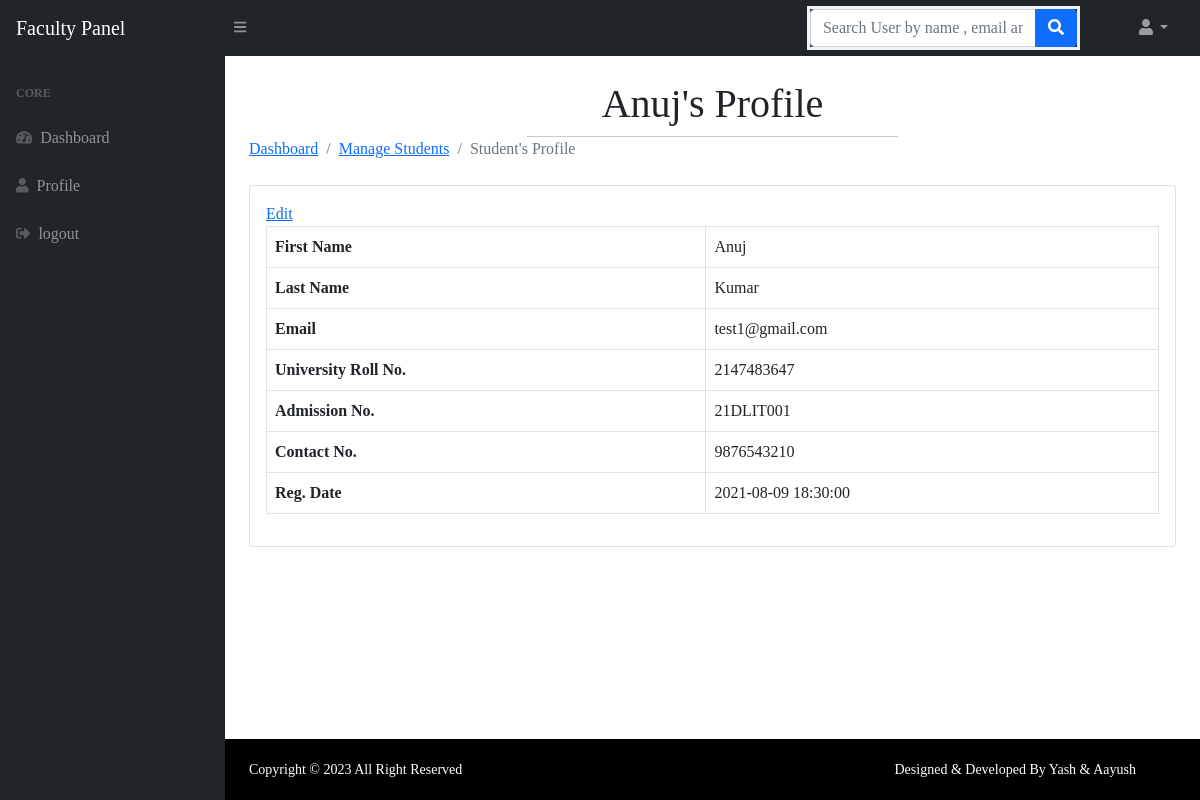
/loginsystem/faculty/user-profile.php?uid=13 (signed in), run on the app's committed database.
### tables this page shows
CREATE TABLE `users` (
  `id` int(11) NOT NULL,
  `year` int(11) DEFAULT NULL,
  `semester` int(11) DEFAULT NULL,
  `section` varchar(11) DEFAULT NULL,
  `fname` varchar(255) DEFAULT NULL,
  `lname` varchar(255) DEFAULT NULL,
  `email` varchar(255) DEFAULT NULL,
  `urollno` bigint(13) DEFAULT NULL,
  `addno` varchar(9) DEFAULT NULL,
  `password` varchar(300) DEFAULT NULL,
  `contactno` varchar(11) DEFAULT NULL,
  `img` varchar(255) DEFAULT NULL,
  `posting_date` timestamp NOT NULL DEFAULT current_timestamp(),
  `feedback` int(11) NOT NULL DEFAULT 0,
  `activationcode` varchar(255) NOT NULL,
  `status` int(11) NOT NULL
);

### loginsystem/faculty/user-profile.php (the view, shortened to what this page needs)
<?php session_start();
include_once('../includes/config.php');
if (strlen($_SESSION['facultyid']==0)) {
  header('location:logout.php');
  } else{
?>
<!DOCTYPE html>
<html lang="en">
    <head>
        <link href="https://cdn.jsdelivr.net/npm/simple-datatables@latest/dist/style.css" rel="stylesheet" />
        <link href="../css/styles.css" rel="stylesheet" />
        <link href="../css/style.css" rel="stylesheet" />
    </head>
    <body class="sb-nav-fixed">
      <?php include_once('includes/navbar.php');?>
        <div id="layoutSidenav">
          <?php include_once('includes/sidebar.php');?>
            <div id="layoutSidenav_content">
                <main>
                    <div class="container-fluid px-4">
<?php
$userid=$_GET['uid'];
$query=mysqli_query($con,"select * from users where id='$userid'");
while($result=mysqli_fetch_array($query))
{?>
                        <h1 class="mt-4"><?php echo $result['fname'];?>'s Profile</h1>
                        <hr>
                    <ol class="breadcrumb mb-4">
                        <li class="breadcrumb-item"><a href="dashboard.php">Dashboard</a></li>
                        <li class="breadcrumb-item"><a href="manage-users.php">Manage Students</a></li>
                        <li class="breadcrumb-item active">Student's Profile</li>
                    </ol>
                        <div class="card mb-4">
                            <div class="card-body">
                                <a href="edit-users-profile.php?uid=<?php echo $result['id'];?>">Edit</a>
                                <table class="table table-bordered">
                                   <tr>
                                    <th>First Name</th>
                                       <td><?php echo $result['fname'];?></td>
                                   </tr>
                                   <tr>
                                       <th>Last Name</th>
                                       <td><?php echo $result['lname'];?></td>
                                   </tr>
                                   <tr>
                                       <th>Email</th>
                                       <td colspan="3"><?php echo $result['email'];?></td>
                                   </tr>
                                   <tr>
                                    <th>University Roll No.</th>
                                    <td colspan="3"><?php echo $result['urollno'];?></td>
                                </tr>
                                <tr>
                                    <th>Admission No.</th>
                                    <td colspan="3"><?php echo $result['addno'];?></td>
                                </tr>
                                     <tr>
                                       <th>Contact No.</th>
                                       <td colspan="3"><?php echo $result['contactno'];?></td>
                                   </tr>
                                        <tr>
                                       <th>Reg. Date</th>
                                       <td colspan="3"><?php echo $result['posting_date'];?></td>
                                   </tr>
                                </table>
                            </div>
                        </div>
<?php } ?>
                    </div>
                </main>
          <?php include('../includes/footer.php');?>
            </div>
        </div>
    </body>
</html>
<?php } ?>

### loginsystem/css/style.css (style rules this page uses)
* { margin: 0; padding: 0; font-family: 'Times New Roman', Times, serif !important; }
hr { width: 40%; margin: auto !important; }

### data on the page
users: fname "Anuj", lname "Kumar", email "test1@gmail.com", urollno "2147483647", addno "21DLIT001", contactno "9876543210", posting_date "2021-08-09 18:30:00"
